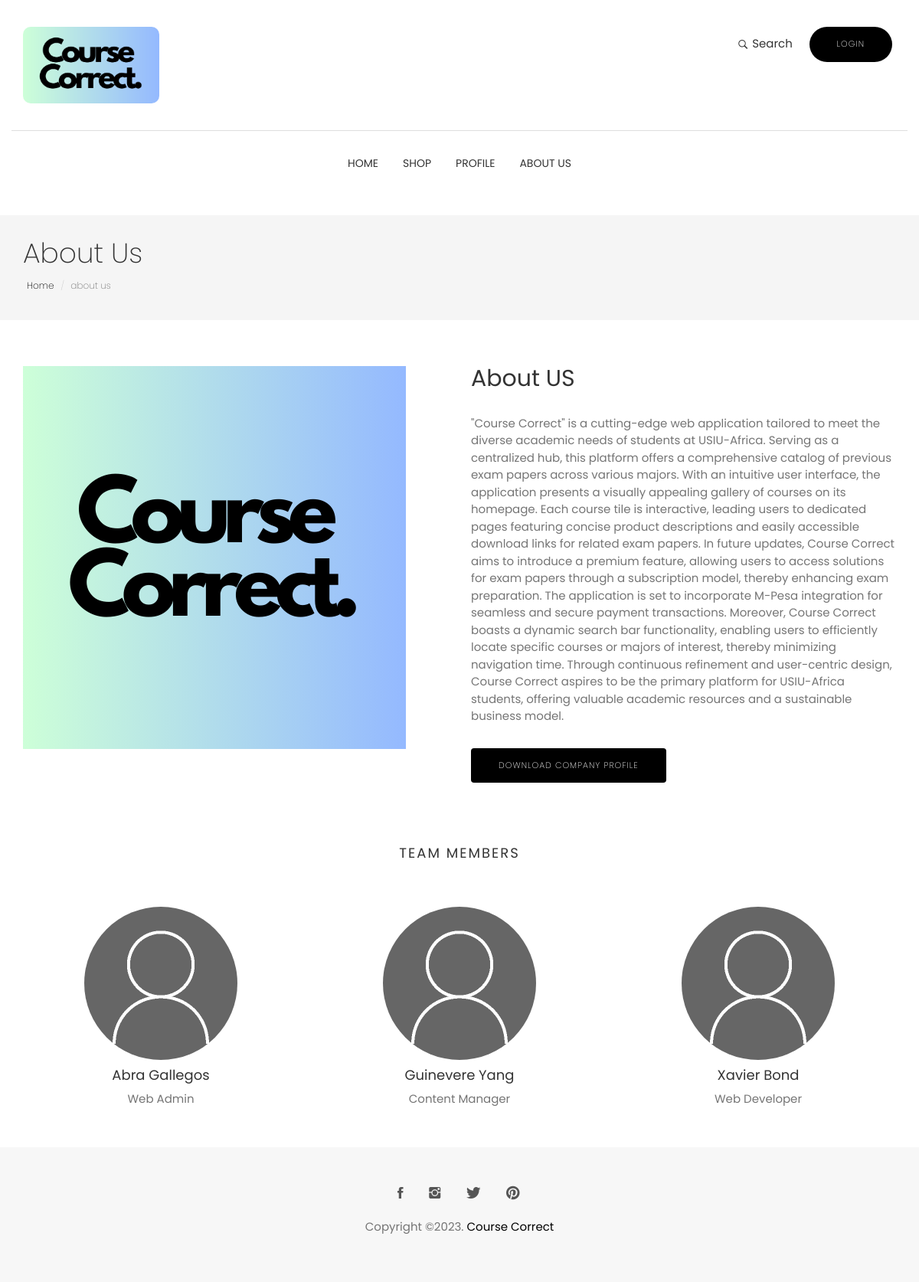
Before: /about with the older database file.
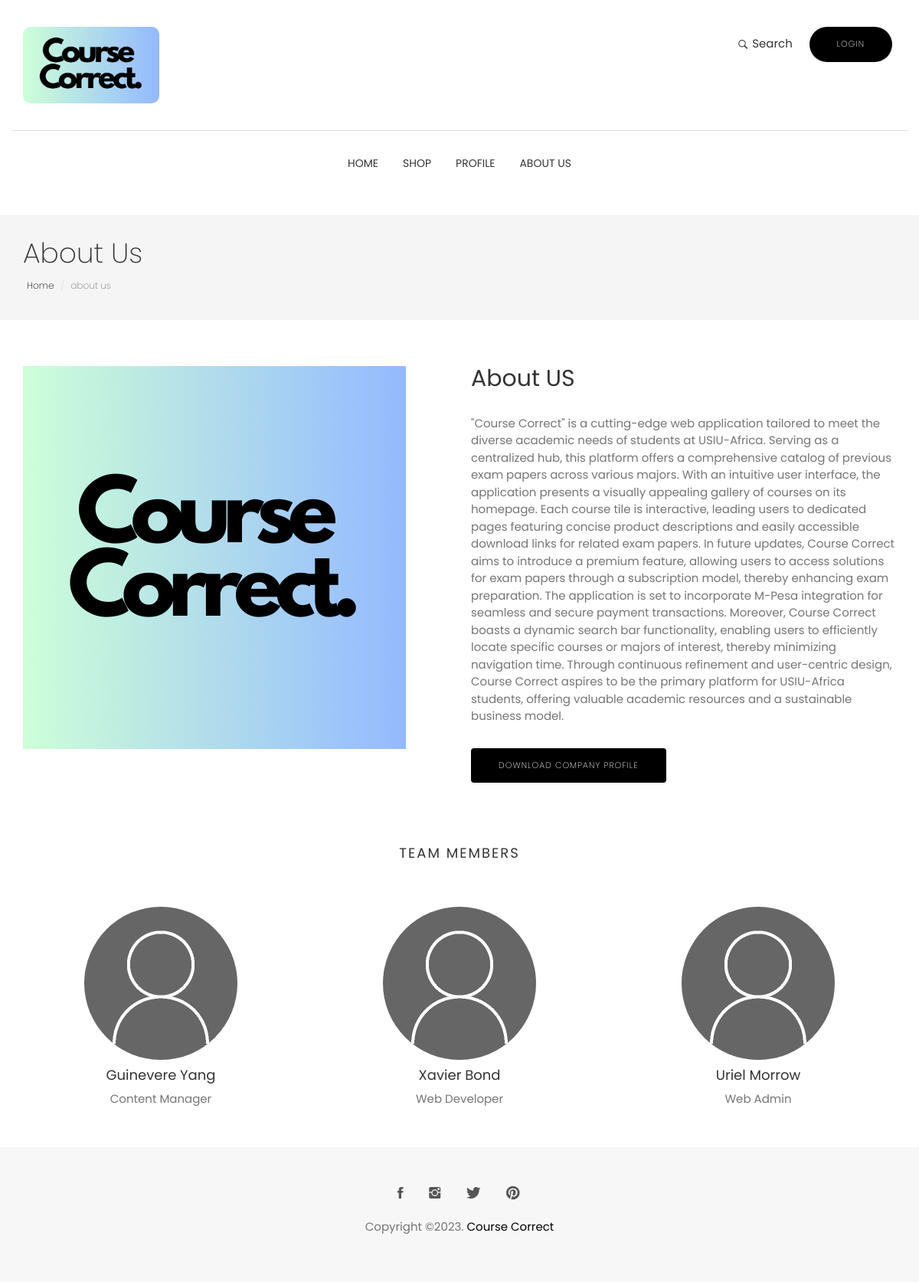
After: the same page with the newer database file.
### mainapp/models.py (models this page shows, shortened)
class TeamMember(models.Model):
    roles = (
        ("web_admin", "Web Admin"),
        ("content_manager", "Content Manager"),
        ("web_developer", "Web Developer"),
    )
    member_name = models.CharField(max_length=40)
    member_role = models.CharField(choices=roles, max_length=50)
    profile_picture = models.ImageField(upload_to='profile_pics/', default='profile_pics/default-user.png', blank=True,
                                        null=True)

### mainapp/views.py (the view)
# urls.py: path('about', views.about, name='about'),
def about(request):
    members = TeamMember.objects.all()
    return render(request, 'about.html', {'members': members})

### templates/about.html (shortened to what this page needs)
{% extends 'layouts/base_layout.html' %}
{% load static %}
{% block content %}
    {% include 'partials/menu.html' %}
    <section class="page-header">
        <div class="container">
            <div class="row">
                <div class="col-md-12">
                    <div class="content">
                        <h1 class="page-name">About Us</h1>
                        <ol class="breadcrumb">
                            <li><a href="{% url 'home' %}">Home</a></li>
                            <li class="active">about us</li>
                        </ol>
                    </div>
                </div>
            </div>
        </div>
    </section>
    <section class="about section">
        <div class="container">
            <div class="row">
                <div class="col-md-6">
                    <img class="img-responsive mt-40" src="{% static 'app/images/cc-logo2.png' %}">
                </div>
                <div class="col-md-6">
                    <h2 class="mt-40">About US</h2>
                    <br>
                    <p>"Course Correct" is a cutting-edge web application tailored to meet the diverse academic needs of
                        students at USIU-Africa. Serving as a centralized hub, this platform offers a comprehensive
                        catalog of previous exam papers across various majors. With an intuitive user interface, the
                        application presents a visually appealing gallery of courses on its homepage. Each course tile
                        is interactive, leading users to dedicated pages featuring concise product descriptions and
                        easily accessible download links for related exam papers. In future updates, Course Correct aims
                        to introduce a premium feature, allowing users to access solutions for exam papers through a
                        subscription model, thereby enhancing exam preparation. The application is set to incorporate
                        M-Pesa integration for seamless and secure payment transactions. Moreover, Course Correct boasts
                        a dynamic search bar functionality, enabling users to efficiently locate specific courses or
                        majors of interest, thereby minimizing navigation time. Through continuous refinement and
                        user-centric design, Course Correct aspires to be the primary platform for USIU-Africa students,
                        offering valuable academic resources and a sustainable business model.</p>
                    <a href="{% static 'app/product.pdf' %}" class="btn btn-main btn-round mt-20" download="">Download Company Profile</a>
                </div>
            </div>
        </div>
        <br><br>
    </section>
    <section class="team-members ">
        <div class="container">
            <div class="row">
                <div class="title"><h2>Team Members</h2></div>
            </div>
            <div class="row">
                <div class="d-flex flex-wrap">
                    {% for member in members %}
                        <div class="col-md-4 team-member text-center">
                            <img class="img-circle mt-10" src="{{ member.profile_picture.url }}">
                            <h4>{{ member.member_name }}</h4>
                            <p>{{ member.get_member_role_display }}</p>
                        </div>
                    {% endfor %}
                </div>
            </div>
        </div>
        <br><br>
    </section>
{% endblock %}

Changed rows visible on the page:
removed TeamMember: profile_picture (placeholder picture), member_name "Abra Gallegos", member_role "Web Admin"
added TeamMember: profile_picture (placeholder picture), member_name "Uriel Morrow", member_role "Web Admin"
